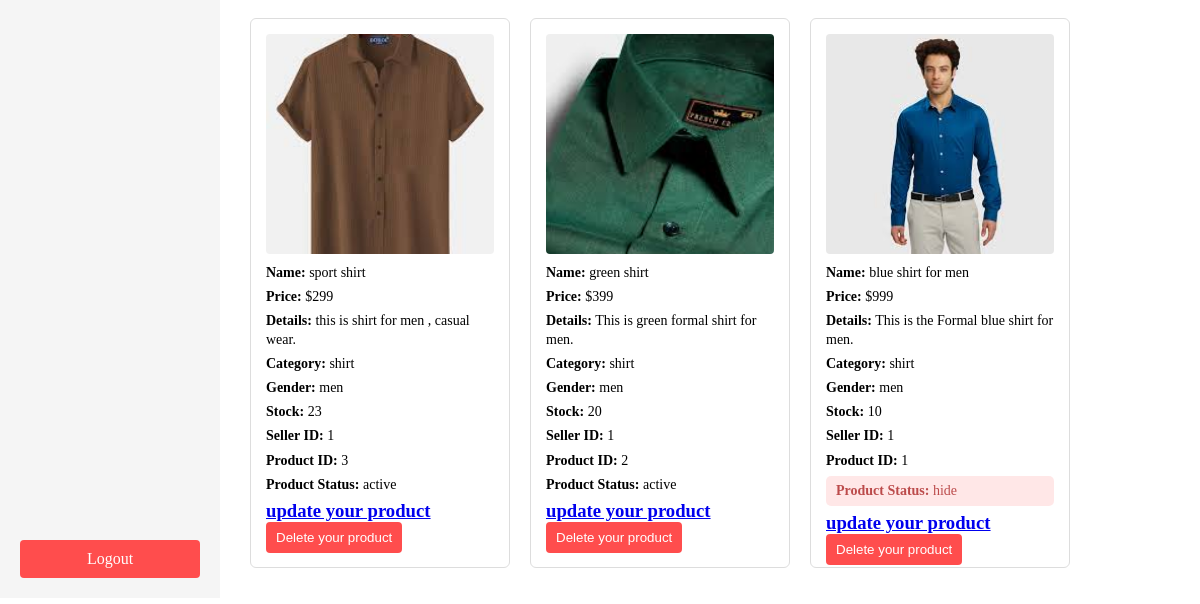
The app's page /myproduct (signed in, lower part), older data.
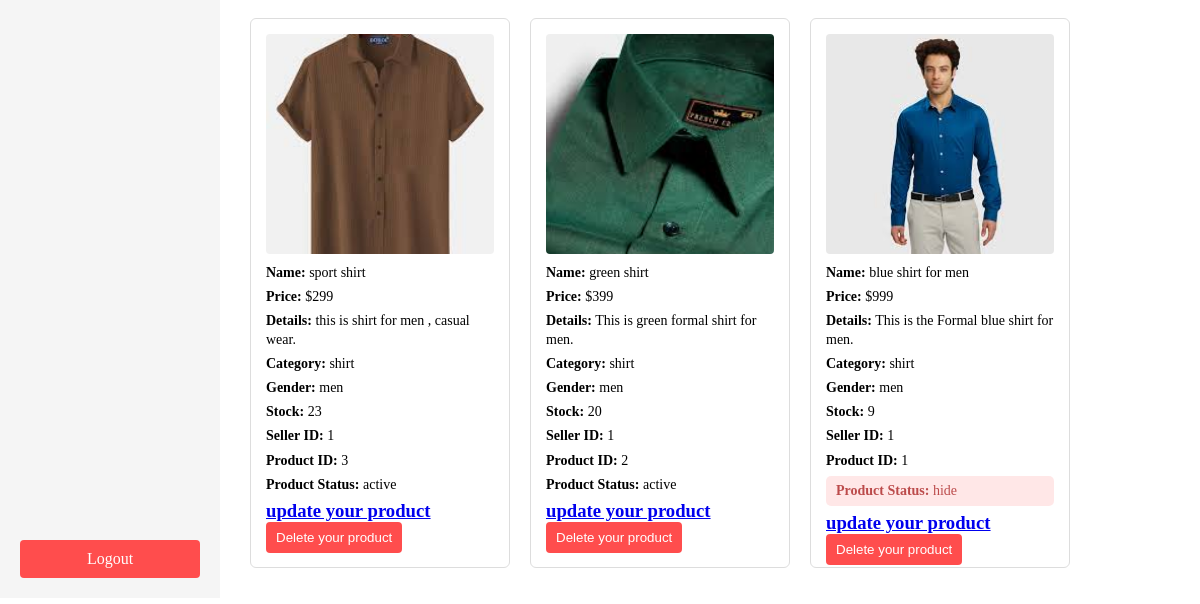
The same page, newer data.
### app/models/product.py (models this page shows)
class Product(db.Model):
    id=db.Column(db.Integer, primary_key = True)
    product_name = db.Column(db.String(100))
    product_price= db.Column(db.Integer)
    product_image= db.Column(db.String(200))
    product_details = db.Column(db.Text)
    product_category = db.Column(db.String(100))
    product_gender= db.Column(db.String(20))
    product_stock= db.Column(db.Integer)
    status = db.Column(db.String(10),nullable=False,default='active')
    seller_id = db.Column(db.Integer, db.ForeignKey('user.id'))

### app/product/routes.py (the view)
@product_bp.route('/myproduct')
def myproduct():
    if 'user' not in session:
        return redirect(url_for('auth.login'))
    username = session.get('user')
    user = User.query.filter_by(username= username).first()
    if user.user_type !='s':
        abort(404)
    seller_id = user.id
    query = Product.query.filter_by(seller_id = seller_id)
    category = request.args.get('category')
    gender = request.args.get('gender')
    price = request.args.get('price')
    if category:
        query = query.filter(Product.product_category.in_(category.split(',')))
    if gender:
        query = query.filter(Product.product_gender.in_(gender.split(',')))
    if price:
        query = query.filter(Product.product_price <= int(price))
    products = query.order_by(Product.id.desc()).all()
    product_list = []
    for p in products:
        product_list.append({
            "id": p.id,
            "name": p.product_name,
            "price": p.product_price,
            "image":p.product_image,
            "details":p.product_details,
            "category":p.product_category,
            "gender":p.product_gender,
            "stock":p.product_stock,
            "sellerId":p.seller_id
        })
    return render_template('myproduct.html' , user = user,products = products,products_json = product_list)

### app/templates/myproduct.html (shortened to what this page needs)
<!DOCTYPE html>
<html lang="en">
<head>
    <link rel="stylesheet" href="{{ url_for('static', filename='style.css') }}">
</head>
<body>
    <div class="layout">
        <div class="sidebar">
            <div class="top">
            </div>
            <div class="logout" id="sidebar-logout">Logout</div>
        </div>
        <div class="main">
            {% if products %}
            <div class="products" id="products">
                {% for product in products %}
                <div class="product-card">
                    <img src="{{ url_for('static', filename='uploads/' + product.product_image) }}">
                    <p><strong>Name:</strong> {{ product.product_name }}</p>
                    <p><strong>Price:</strong> ${{ product.product_price }}</p>
                    <p><strong>Details:</strong> {{ product.product_details }}</p>
                    <p><strong>Category:</strong> {{ product.product_category }}</p>
                    <p><strong>Gender:</strong> {{ product.product_gender }}</p>
                    <p><strong>Stock:</strong> {{ product.product_stock }}</p>
                    <p><strong>Seller ID:</strong> {{ product.seller_id }}</p>
                    <p><strong>Product ID:</strong> {{ product.id }}</p>
                    <p class="product-status {{ 'status-hide' if product.status == 'hide' else 'status-active' }}"><strong>Product Status:</strong> {{ product.status }}</p>
                    <h3>
                        <a href="{{ url_for('product.update', product_id=product.id) }}">update your product</a>
                    </h3>
                    <form method="post" action="{{ url_for('product.delete', product_id=product.id) }}" class="delete-form"
                        onsubmit="return confirm('Are you sure, You want to delete this Product?');">
                        <button type="submit">Delete your product</button>
                    </form>
                </div>
                {% endfor %}
            </div>
            {% else %}
            <div class="notfound">
                <h1>this products are currently not available</h1>
            </div>
            {% endif %}
        </div>
    </div>
</body>
</html>

Row changes from the older to the newer data that the page shows:
changed Product "blue shirt for men": product_stock "10" → "9"
